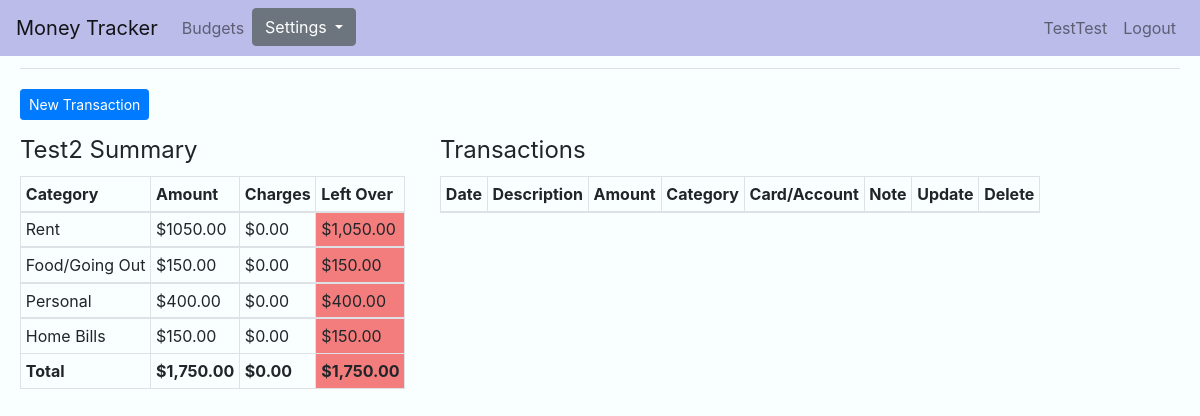
The page /budgets/38/ (signed in) on the database its author committed.
### money/models.py (models this page shows, shortened)
class Budget(models.Model):
    date = models.DateTimeField(default=timezone.now)
    name = models.CharField(max_length=50, unique=True)
    categories = models.ManyToManyField(Category)
    class Meta:
        ordering = ['-date']

class Category(models.Model):
    name = models.CharField(max_length=50, unique=True)
    amount = models.DecimalField(max_digits=10, decimal_places=2)
    class Meta:
        verbose_name_plural = "Categories"

### money/views.py (the view, shortened to what this page needs)
# urls.py: path('budgets/<int:pk>/', BudgetDetailView.as_view(), name='budgets-detail'),
class BudgetDetailView(LoginRequiredMixin, DetailView):
    model = Budget
    def get_context_data(self, **kwargs):
        context = super(BudgetDetailView, self).get_context_data(**kwargs)
        context['transaction_list'] = Transaction.objects.all()
        context['category_list'] = Category.objects.all()
        total_charges = Transaction.objects.filter(budget=context['budget'].id).aggregate(Sum('amount'))
        if total_charges['amount__sum'] == None:
                total_charges['amount__sum'] = 0
        total_categories = Budget.objects.get(id=context['budget'].id).categories.all().aggregate(Sum('amount'))
        if total_categories['amount__sum'] == None:
                total_categories['amount__sum'] = 0
        sum_list = []
        for each in context['category_list']:
            result = Transaction.objects.filter(budget=context['budget'].id).filter(category=each.id).aggregate(Sum('amount'))
            if result['amount__sum'] == None:
                result['amount__sum'] = 0
            sum_list.append(result)
            result['category'] = each.id
        context['sum_list'] = sum_list
        context['total_charges'] = total_charges
        context['total_categories'] = total_categories
        return context

### money/templatetags/money_extras.py (called while the page is built)
@register.filter
def subtract(value, arg):
    return value - arg

### money/templates/money/budget_detail.html (shortened to what this page needs)
{% extends "money/base.html" %}
{% load money_extras %}
{% load humanize %}
{% block content %}
<div class="pageContent">
    <div class="border-top pt-3">
      <h5>
          <a class="btn btn-primary btn-sm mt-1 mb-1" href="{% url 'transaction-create' object.id %}">New Transaction</a>
      </h5>
    </div>
  <div class="detailContent">
    <div>
      <table class="table table-bordered table-sm" id="summaryTable">
        <legend>{{ object.name }} Summary </legend>
      <thead>
        <tr>
          <th scope="col">Category</th>
          <th scope="col">Amount</th>
          <th scope="col">Charges</th>
          <th scope="col">Left Over</th>
        </tr>
      </thead>
      {% for x in object.categories.all %}
      <tbody>
        <tr>
          <td>{{ x.name }}</td>
          <td>${{ x.amount }}</td>
          {% for y in sum_list %}
            {% if y.category == x.id %}<td>${{ y.amount__sum |floatformat:2|intcomma }}</td>{% endif %}
          {% endfor %}
          {% for y in sum_list %}
            {% if y.category == x.id %}<td id="leftOver">${{ x.amount|subtract:y.amount__sum |floatformat:2|intcomma}}</td>{% endif %}
          {% endfor %}
        </tr>
      {% endfor %}
      <tr>
        <th>Total</th>
        <th>${{ total_categories.amount__sum |floatformat:2|intcomma}}</th>
        <th>${{total_charges.amount__sum |floatformat:2|intcomma}}</th>
        <th>${{ total_categories.amount__sum|subtract:total_charges.amount__sum |floatformat:2|intcomma}}</th>
      </tr>
      </table>
    </div>
    <div class="transactionTable">
      <table class="table table-bordered table-sm">
        <legend>Transactions</legend>
        <thead>
          <tr>
            <th scope="col">Date</th>
            <th scope="col">Description</th>
            <th scope="col">Amount</th>
            <th scope="col">Category</th>
            <th scope="col">Card/Account</th>
            <th scope="col">Note</th>
            <th scope="col">Update</th>
            <th scope="col">Delete</th>
          </tr>
        </thead>
      </table>
    </div>
  </div>
</div>
{% endblock content %}

### money/templates/money/base.html (shortened to what this page needs)
{% load static %}
{% load crispy_forms_tags %}
<!doctype html>
<html lang="en">
  <head>
    <link rel="stylesheet" href="https://maxcdn.bootstrapcdn.com/bootstrap/4.0.0/css/bootstrap.min.css">
    <link rel="stylesheet" type="text/css" href="{% static 'money/main.css' %}">
  </head>
  <body>
    <nav class="navbar navbar-expand-lg navbar-light">
      <a class="navbar-brand" href="{% url 'money-home' %}">Money Tracker</a>
      {% if user.is_authenticated %}
      <div class="collapse navbar-collapse" id="navbarSupportedContent">
        <ul class="navbar-nav mr-auto">
          <li class="nav-item">
            <a class="nav-link" href="{% url 'budgets-home' %}">Budgets</a>
          </li>
          <li class="nav-item">
            <div class="dropdown">
              <button class="btn btn-secondary dropdown-toggle" type="button" id="dropdownMenuButton" data-toggle="dropdown" aria-haspopup="true" aria-expanded="false">
                Settings
              </button>
            </div>
          </li>
        </ul>
        <div class="navbar-nav">
          <a class="nav-item nav-link" href="{% url 'profile' %}">{{ user }}</a>
          <a class="nav-item nav-link" href="{% url 'logout' %}">Logout</a>
        </div>
      </div>
      {% endif %}
    </nav>
    {% block content %}
    {% endblock %}
  </body>
</html>

### money/static/money/main.css (style rules this page uses)
body { background-color: #f9ffff; }
.navbar { background-color: #bbbce9; }
.pageContent { margin-left: 20px; margin-right: 20px; margin-top: 1%; }
.budgetContent, .categoryContent, .homeContent, .detailContent { display: flex; flex-direction: row; }
.transactionTable { margin-left: 3%; }

### rows shown on the page
Budget: name "Test2"
Category: name "Rent", amount "1050.00", amount__sum "0.00", amount|subtract "1,050.00"
Category: name "Food/Going Out", amount "150.00", amount__sum "0.00", amount|subtract "150.00"
Category: name "Personal", amount "400.00", amount__sum "0.00", amount|subtract "400.00"
Category: name "Home Bills", amount "150.00", amount__sum "0.00", amount|subtract "150.00"

### other values the page prints
{{ user }} "TestTest"
{{ total_categories.amount__sum |floatformat:2|intcomma }} "1,750.00"
{{ total_charges.amount__sum |floatformat:2|intcomma }} "0.00"
